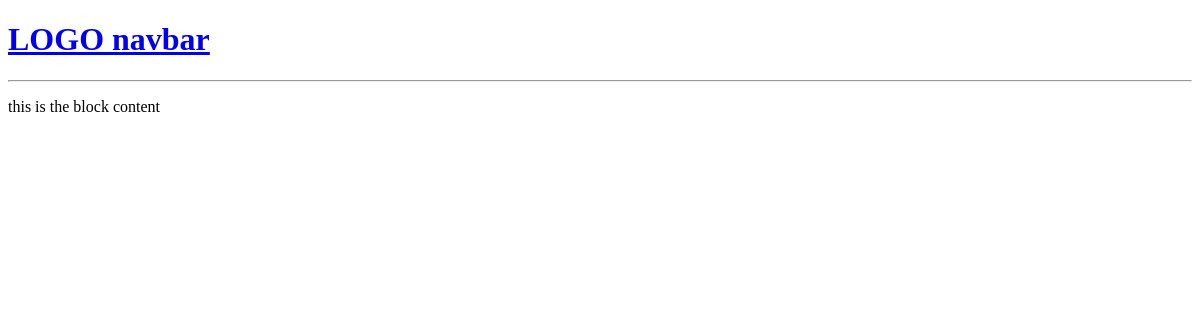
Before: / with the older database file.
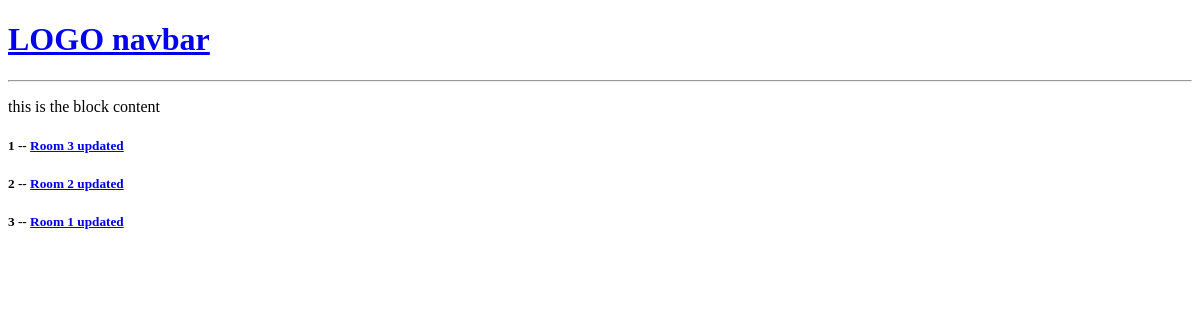
After: the same page with the newer database file.
### base/models.py (models this page shows, shortened)
class Room(models.Model):
    host = models.ForeignKey(User, on_delete = models.SET_NULL, null = True)
    topic = models.ForeignKey(Topic, on_delete = models.SET_NULL, null = True) # if the topic is deleted, set the room's topic to null
    name = models.CharField(max_length = 200)
    description = models.TextField(null = True, blank = True) # null for db, blank for form submissions
    updated = models.DateTimeField(auto_now = True) # field will be timestamped with every edit to the model
    created = models.DateTimeField(auto_now_add = True) # timestamp for when the model was created

### base/views.py (the view)
# urls.py: path('', views.home, name = 'home'),
def home(request):
    rooms = Room.objects.all() # get all the rooms from the Room model (modelname.modelobjectsattribute.method())
    context = {'rooms': rooms} # create a context dictionary for the passed data
    return render(request, 'base/home.html', context) # third arg expected as a dictionary {'rooms': rooms}

### base/templates/base/home.html (shortened to what this page needs)
{%extends 'base.html'%}
{%block content%}
<p> this is the block content</p>
<div>
    <div>
        {% for room in rooms %}
        <div>
            <h5>{{room.id}} -- <a href = "{%url 'room' room.id%}">{{room.name}}</a></h5>
        </div>
        {%endfor%}
    </div>
</div>
{%endblock%}

### templates/base.html (shortened to what this page needs)
<!DOCTYPE html>
<html>
<head>
</head>
<body>
    {%include 'navbar.html'%}
   {%block content%} {%endblock%}
</body>
</html>

### templates/navbar.html
<a href = "/">
    <h1>LOGO navbar</h1>
</a>
<hr>

Changed rows visible on the page:
added Room: id "1", name "Room 3 updated"
added Room: id "2", name "Room 2 updated"
added Room: id "3", name "Room 1 updated"
